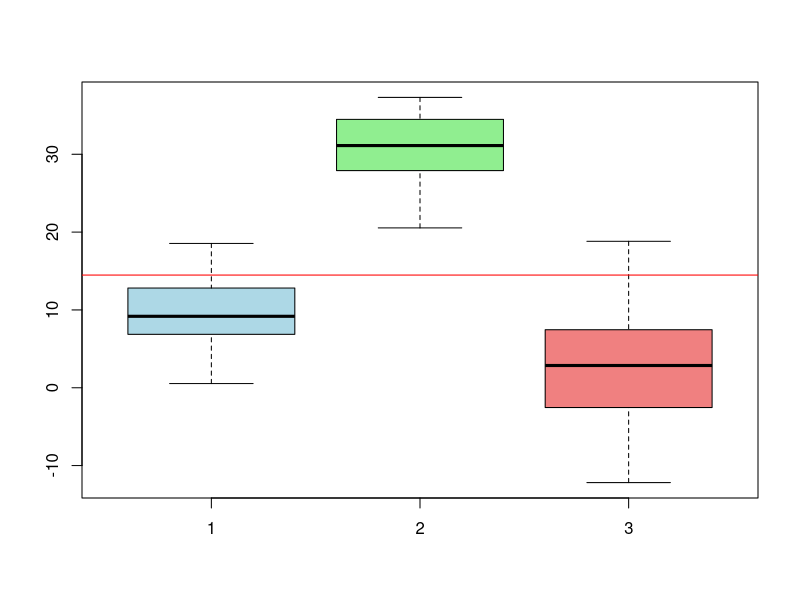

Here is the R script that generated this plot:
# Шкала Чеддока
Chaddock_scale <- function(parameter) {
  if (parameter == 0) {
    return("отсутствует")
  } else if (parameter %in% seq(0, 0.2, 0.1)) {
    return("очень слабая")
  } else if (parameter %in% seq(0.2, 0.3, 0.1)) {
    return("слабая")
  } else if (parameter %in% seq(0.3, 0.5, 0.1)) {
    return("умеренная")
  } else if (parameter %in% seq(0.5, 0.7, 0.1)) {
    return("заметная")
  } else if (parameter %in% seq(0.7, 0.9, 0.1)) {
    return("сильная")
  } else if (parameter %in% seq(0.9, 1, 0.1)) {
    return("очень сильная")    
  } else if (parameter == 1) {
    return("функциональная")
  } else {
    return("Parameter out of range")
  }
}



## Генерация нормальных распределений
n <- 40
norm_sample1 <- rnorm(n,mean = 10,sd = 5)
norm_sample2 <- rnorm(n,mean = 30,sd = 5)
norm_sample3 <- rnorm(n,mean = 3,sd = 5)

# Общее среднее и частные средние
cat("\n\t### Общее среднее и частные средние ###\n")
cat("Частные средние:\n")

norm_sample1_mean <- mean(norm_sample1)
norm_sample2_mean <- mean(norm_sample2)
norm_sample3_mean <- mean(norm_sample3)

cat ("Выборка №1: ",norm_sample1_mean, "\n")
cat ("Выборка №2: ",norm_sample2_mean, "\n")
cat ("Выборка №3: ",norm_sample3_mean, "\n")



norm_sample <- c(norm_sample1, norm_sample2 , norm_sample3)

norm_sample_mean <- mean(norm_sample)

cat("Общее среднее: ", norm_sample_mean, "\n")


## Графики для средних

# Создание ящика для каждой выборки
boxplot(norm_sample1, norm_sample2, norm_sample3, col = c("lightblue", "lightgreen", "lightcoral"))

# Добавление горизонтальной линии для общего среднего
abline(h = norm_sample_mean, col = "red")


## Дисперсии

sigma_squared <- 1/n * sum((norm_sample - norm_sample_mean)^2)

sigma1_squared <- 1/n * sum((norm_sample1 - norm_sample1_mean)^2)
sigma2_squared <- 1/n * sum((norm_sample2 - norm_sample1_mean)^2)
sigma3_squared <- 1/n * sum((norm_sample3 - norm_sample1_mean)^2)

# Средняя внутригрупповая дисперсия. | Как правильно это написать на английском? 
sigma_insidegroup_squared_medium <- 1/n * sum(c(sigma1_squared * n, sigma2_squared * n, sigma3_squared * n))

#Межгрупповая дисперсия
sigma_betwines_squared <- 1/n * sum((c(norm_sample1_mean, norm_sample2_mean, norm_sample3_mean)- norm_sample)^2 * n)

cat("\n\t### Дисперсии ###\n")
cat("Общая дисперсия: ", sigma_squared, "\n")
cat("Средняя внутригрупповая дисперсия: ", sigma_insidegroup_squared_medium, "\n")
cat("Межгрупповая дисперсия: ", sigma_betwines_squared, "\n")

cat("Правило сложения дисперсий:\n", sigma_squared, " = ", sigma_insidegroup_squared_medium, " + ", sigma_betwines_squared, " = ",
														   sigma_insidegroup_squared_medium + sigma_betwines_squared, "\n",
														   sep = "")


## Кореляции

# Коэффициент детерминации
eta_square <- 1 - sigma_squared/sigma_betwines_squared 

# Корреляционное отношение
eta <- sqrt(eta_square)

cat("\n\t### Кореляции ###\n")
cat("Коэффицент детерминации: ", eta_square, "\n")
cat("Корреляционное отношение: ", eta, "\n")


# Проверка силы влияния группирующего фактора

cat("По шкале Чеддока связь группирующего фактора ", Chaddock_scale(eta), ".\n", sep = "")
